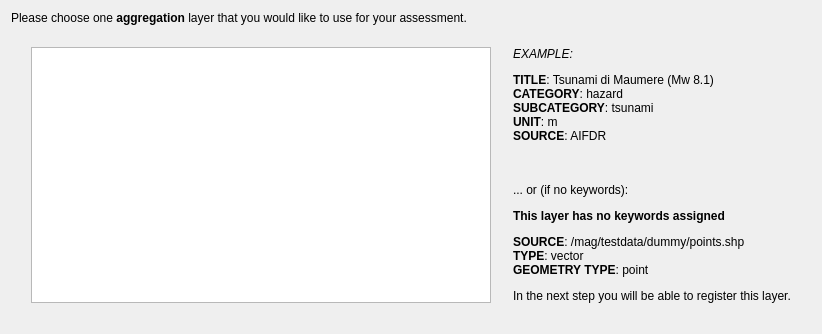
     <widget class="QWidget" name="pgF19AggLayerBrowser">
      <layout class="QVBoxLayout" name="verticalLayout_24">
       <item>
        <widget class="QLabel" name="lblSelectBrowserAggLayer">
         <property name="text">
          <string>&lt;html&gt;&lt;head/&gt;&lt;body&gt;&lt;p&gt;Please choose one &lt;span style=&quot; font-weight:600;&quot;&gt;aggregation&lt;/span&gt; layer that you would like to use for your assessment.&lt;/p&gt;&lt;/body&gt;&lt;/html&gt;</string>
         </property>
         <property name="wordWrap">
          <bool>true</bool>
         </property>
        </widget>
       </item>
       <item>
        <spacer name="verticalSpacer_50">
         <property name="orientation">
          <enum>Qt::Vertical</enum>
         </property>
         <property name="sizeType">
          <enum>QSizePolicy::Fixed</enum>
         </property>
         <property name="sizeHint" stdset="0">
          <size>
           <width>20</width>
           <height>16</height>
          </size>
         </property>
        </spacer>
       </item>
       <item>
        <layout class="QGridLayout" name="gridLayout_22">
         <item row="0" column="0">
          <spacer name="horizontalSpacer_54">
           <property name="orientation">
            <enum>Qt::Horizontal</enum>
           </property>
           <property name="sizeType">
            <enum>QSizePolicy::Fixed</enum>
           </property>
           <property name="sizeHint" stdset="0">
            <size>
             <width>20</width>
             <height>20</height>
            </size>
           </property>
          </spacer>
         </item>
         <item row="0" column="2">
          <spacer name="horizontalSpacer_55">
           <property name="orientation">
            <enum>Qt::Horizontal</enum>
           </property>
           <property name="sizeType">
            <enum>QSizePolicy::Fixed</enum>
           </property>
           <property name="sizeHint" stdset="0">
            <size>
             <width>16</width>
             <height>20</height>
            </size>
           </property>
          </spacer>
         </item>
         <item row="0" column="3">
          <widget class="QLabel" name="lblDescribeBrowserAggLayer">
           <property name="text">
            <string>&lt;html&gt;&lt;head/&gt;&lt;body&gt;&lt;p&gt;&lt;i&gt;EXAMPLE:&lt;/i&gt;&lt;/p&gt;&lt;p&gt;&lt;span style=&quot; font-weight:600;&quot;&gt;TITLE&lt;/span&gt;: Tsunami di Maumere (Mw 8.1)&lt;br/&gt;&lt;span style=&quot; font-weight:600;&quot;&gt;CATEGORY&lt;/span&gt;: hazard&lt;br/&gt;&lt;span style=&quot; font-weight:600;&quot;&gt;SUBCATEGORY&lt;/span&gt;: tsunami&lt;br/&gt;&lt;span style=&quot; font-weight:600;&quot;&gt;UNIT&lt;/span&gt;: m&lt;br/&gt;&lt;span style=&quot; font-weight:600;&quot;&gt;SOURCE&lt;/span&gt;: AIFDR &lt;br/&gt;&lt;br/&gt;&lt;/p&gt;&lt;p&gt;... or (if no keywords):&lt;/p&gt;&lt;p&gt;&lt;span style=&quot; font-weight:600;&quot;&gt;This layer has no keywords assigned&lt;/span&gt;&lt;/p&gt;&lt;p&gt;&lt;span style=&quot; font-weight:600;&quot;&gt;SOURCE&lt;/span&gt;: /mag/testdata/dummy/points.shp&lt;br/&gt;&lt;span style=&quot; font-weight:600;&quot;&gt;TYPE&lt;/span&gt;: vector&lt;br/&gt;&lt;span style=&quot; font-weight:600;&quot;&gt;GEOMETRY TYPE&lt;/span&gt;: point&lt;/p&gt;&lt;p&gt;In the next step you will be able to register this layer.&lt;/p&gt;&lt;/body&gt;&lt;/html&gt;</string>
           </property>
           <property name="alignment">
            <set>Qt::AlignLeading|Qt::AlignLeft|Qt::AlignTop</set>
           </property>
           <property name="wordWrap">
            <bool>true</bool>
           </property>
          </widget>
         </item>
         <item row="0" column="4">
          <spacer name="horizontalSpacer_56">
           <property name="orientation">
            <enum>Qt::Horizontal</enum>
           </property>
           <property name="sizeType">
            <enum>QSizePolicy::Fixed</enum>
           </property>
           <property name="sizeHint" stdset="0">
            <size>
             <width>20</width>
             <height>20</height>
            </size>
           </property>
          </spacer>
         </item>
         <item row="0" column="1">
          <widget class="QTreeView" name="tvBrowserAggregation">
           <property name="minimumSize">
            <size>
             <width>460</width>
             <height>0</height>
            </size>
           </property>
           <property name="maximumSize">
            <size>
             <width>460</width>
             <height>16777215</height>
            </size>
           </property>
           <attribute name="headerVisible">
            <bool>false</bool>
           </attribute>
          </widget>
         </item>
        </layout>
       </item>
       <item>
        <spacer name="verticalSpacer_51">
         <property name="orientation">
          <enum>Qt::Vertical</enum>
         </property>
         <property name="sizeType">
          <enum>QSizePolicy::Fixed</enum>
         </property>
         <property name="sizeHint" stdset="0">
          <size>
           <width>20</width>
           <height>20</height>
          </size>
         </property>
        </spacer>
       </item>
      </layout>
     </widget>
